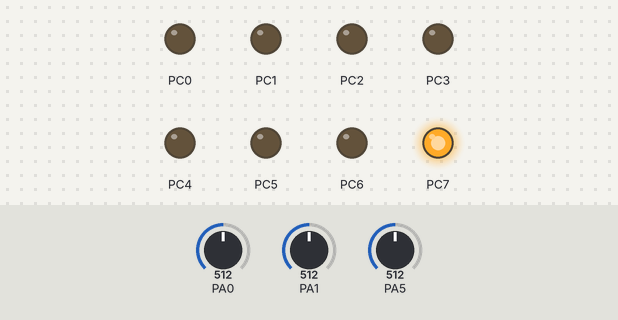
Simulated run of this program. Board: ATmega16, built with avr-gcc and emulated at 12 MHz. Shown: output pins drawn as LEDs (lit = HIGH). Inputs (shaded band) come from the test bench; at power-on: PA0 = 512, PA1 = 512, PA5 = 512.

Above: at 3.8 s.
3.9 s: PA0 set to 516
At 6.4 s:
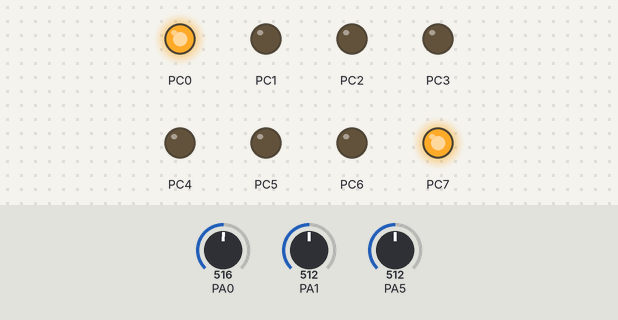
12.1 s: PA1 set to 520
At 13.8 s:
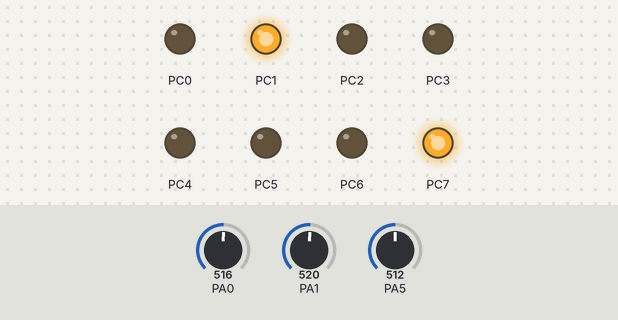
20.3 s: PA5 set to 716
At 23.8 s:
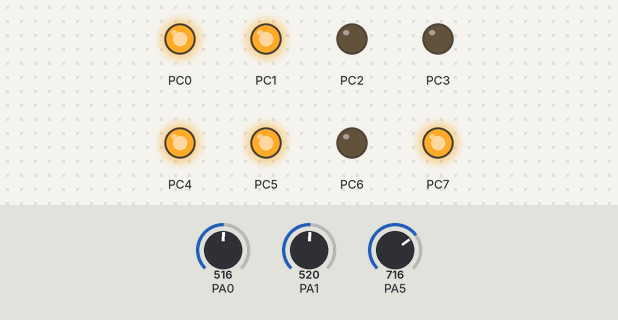
28.5 s: PA0 set to 511
At 30.7 s:
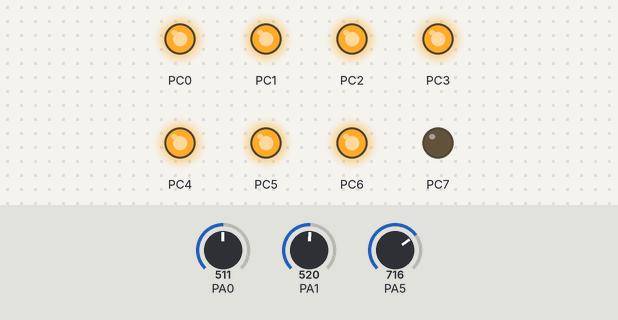
36.7 s: PA5 set to 720
At 38.8 s:
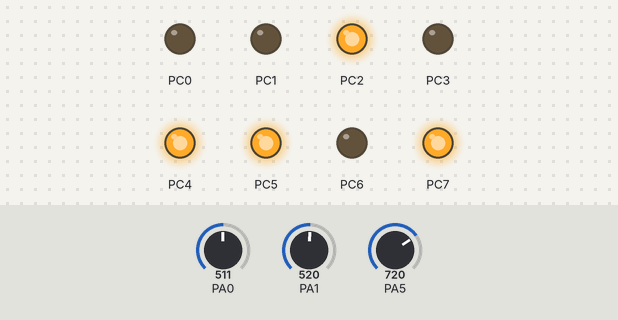
44.9 s: PA1 set to 306
At 46.5 s:
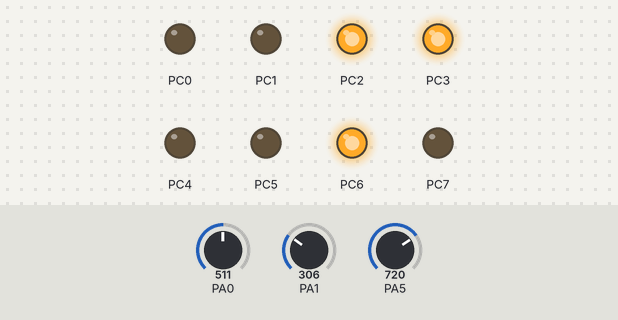
Timing chart, 0 to 54.1 s (numbered marks = the images above; inputs shaded):
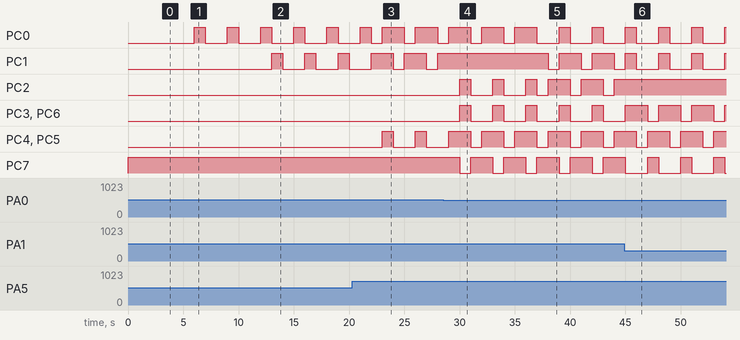

Measured:
- the behaviour switches between 515 and 516 on PA0 (found by bisection; images 0 and 1)
- the behaviour switches between 519 and 520 on PA1 (found by bisection; images 1 and 2)
- the behaviour switches between 719 and 720 on PA5 (found by bisection; images 4 and 5)
- after the input at 3.9 s, PC0: alternates HIGH for 1.0 s and LOW for 2.0 s, starting after 2.1 s
- after the input at 12.1 s, PC1: alternates HIGH for 1.0 s and LOW for 2.0 s, starting after 0.90 s
- after the input at 20.3 s, PC4, PC5: alternates HIGH for 1.0 s and LOW for 2.0 s, starting after 2.7 s
- after the input at 28.5 s, PC1: stops changing and stays HIGH; PC2, PC3, PC6: alternates HIGH for 1.0 s and LOW for 2.0 s, starting after 1.5 s; PC7: alternates HIGH for 2.0 s and LOW for 1.0 s, starting after 1.5 s
- after the input at 36.7 s, PC1: alternates HIGH for 2.0 s and LOW for 1.0 s, starting after 1.3 s
- after the input at 44.9 s, PC2: stops changing and stays HIGH

The program:

main.c
```c
/*
 * ADC_Channel_Switch_012.c
 *
 * Created: 16.01.2024 20:08:28
 * Author : Adrian
 */
#define F_CPU 12000000UL

#include <avr/io.h>
#include <avr/interrupt.h>
#include <avr/portpins.h>
#include <util/delay.h>

volatile uint8_t adc_value = 0;

void initPorts()
{
	DDRC &= ~(1 << PA5); // use poti
	PORTA &= ~(1 << PA5);

	DDRC |= 0xFF; // display on LED's
}

void initADC()
{
	ADCSRA |= (1 << ADEN); // enable ADC
	ADCSRA |= (1 << ADATE); // auto trigger
	ADCSRA |= (1 << ADPS0)|(1 << ADPS1)|(1 << ADPS2);  // prescaler

	SFIOR &= ~(1 << ADTS0)&~(1 << ADTS1)&~(1 << ADTS2); // free running mode

	ADMUX |= (1 << REFS0); // AVCC ref.
	ADMUX |= (1 << ADLAR); // left 8 bit resolution
}

int main(void)
{
    initPorts();
	initADC();

	ADCSRA |= (1 << ADSC); // start meas

    while (1)
    {
		ADMUX &= ~(1 << MUX0)&~(1 << MUX1)&~(1 << MUX2)&~(1 << MUX3)&~(1 << MUX4); // channel selection 0
		while(!(ADCSRA & (1 << ADIF))) {} // wait till conversation finished
		adc_value = ADCH;
		PORTC = adc_value;
		_delay_ms(1000);

		ADMUX |= (1 << MUX0); // channel selection 1
		while(!(ADCSRA & (1 << ADIF))){} // wait till conversation finished
		adc_value = ADCH;
		PORTC = adc_value;
		_delay_ms(1000);

		ADMUX |= (1 << MUX2); // channel selection 5  (would normally be channel 2 -> but to control via poti we use channel 5)
		while(!(ADCSRA & (1 << ADIF))) {} // wait till conversation finished
		adc_value = ADCH;
		PORTC = adc_value;
		_delay_ms(1000);
    }
}
```
